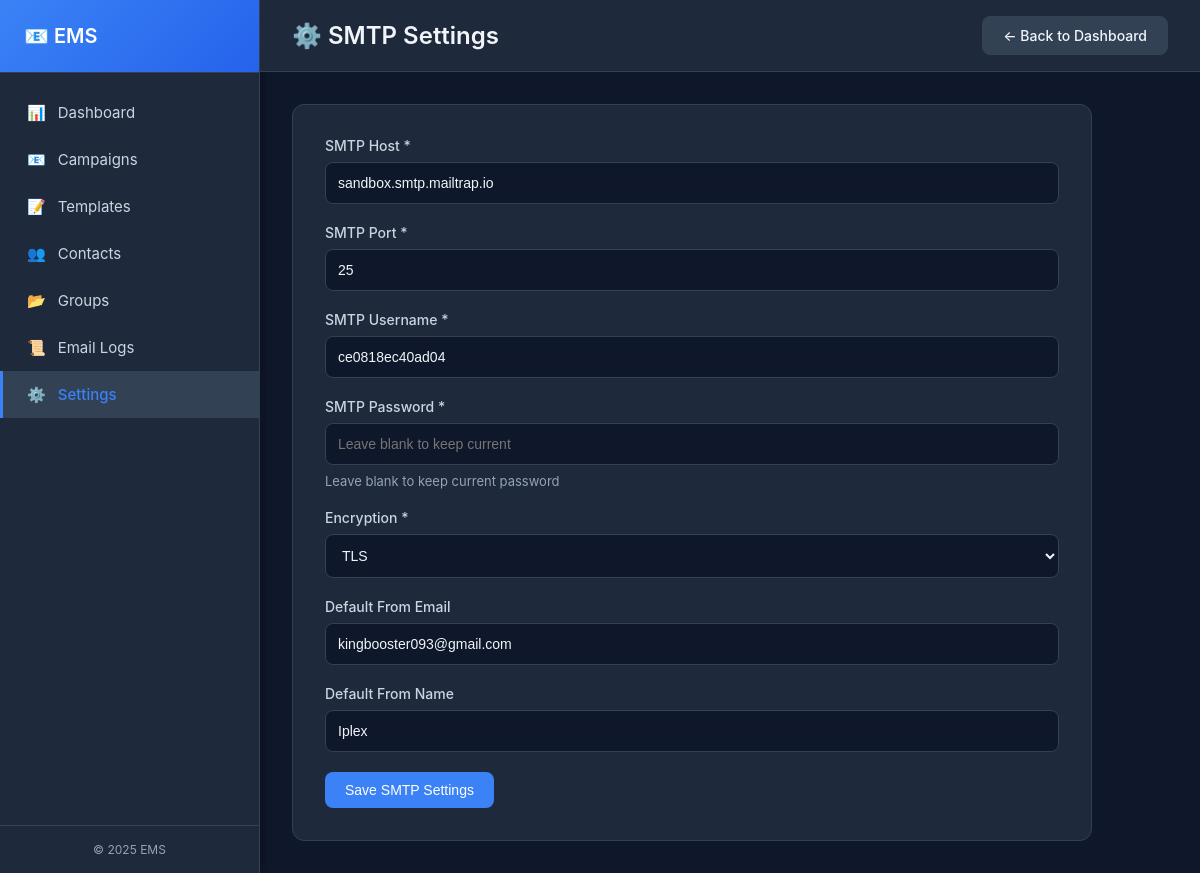
/smtp-settings.php (signed in), run on the app's committed database.
### tables this page shows
CREATE TABLE `Member_SMTP_Settings` (
  `smtp_id` int NOT NULL,
  `member_id` int NOT NULL,
  `smtp_host` varchar(255) NOT NULL,
  `smtp_port` int NOT NULL,
  `smtp_user` varchar(150) NOT NULL,
  `smtp_password` varchar(255) NOT NULL,
  `encryption` enum('SSL','TLS','None') DEFAULT 'TLS',
  `default_from_email` varchar(150) DEFAULT NULL,
  `default_from_name` varchar(100) DEFAULT NULL,
  `created_at` datetime DEFAULT CURRENT_TIMESTAMP,
  `updated_at` datetime DEFAULT CURRENT_TIMESTAMP ON UPDATE CURRENT_TIMESTAMP
);

### config/Database.php (called while the page is built, shortened)
<?php
class dataBase {
    public function __construct( $db_config = [] ) {
        $this->servername = $db_config[ 'host' ] ?? 'localhost';
        $this->username   = $db_config[ 'user' ] ?? 'root';
        $this->password   = $db_config[ 'password' ] ?? 'root';
        $this->db_name         = $db_config[ 'database' ] ?? 'email_marketing_system';
        $this->db = new mysqli( $this->servername, $this->username, $this->password, $this->db_name );
    }
}
?>

### classes/smtpSetting.php (called while the page is built, shortened)
<?php
class SMTPSetting extends BaseModel {
    protected $table = "Member_SMTP_Settings";
    public function getSMTPByMember($member_id) {
        $sql = "SELECT smtp_host, smtp_port, smtp_user, smtp_password, encryption, default_from_email, default_from_name
                FROM {$this->table} WHERE member_id = " . (int)$member_id . " LIMIT 1";
        $result = $this->db->query($sql);
        if ($result && $result->num_rows > 0) {
            $row = $result->fetch_assoc();
            return [
                'host' => $row['smtp_host'],
                'port' => $row['smtp_port'],
                'username' => $row['smtp_user'],
                'password' => $row['smtp_password'],
                'encryption' => strtolower($row['encryption']),
                'from_email' => $row['default_from_email'],
                'from_name' => $row['default_from_name']
            ];
        }
        return null;
    }
}
?>

### smtp-settings.php (the view, shortened to what this page needs)
<?php
require_once 'classes/smtpSetting.php';
require_once 'config/Database.php';
$member_id = $_SESSION['member_id'];
$db = new dataBase(['host' => 'localhost', 'user' => 'root', 'password' => 'root', 'database' => 'email_marketing_system']);
$smtpSetting = new SMTPSetting();
$smtpSetting->db = $db->db;
$existingSettings = $smtpSetting->getSMTPByMember($member_id);
$displaySettings = $existingSettings ? [
    'smtp_host' => $existingSettings['host'],
    'smtp_port' => $existingSettings['port'],
    'smtp_user' => $existingSettings['username'],
    'smtp_password' => '••••••••',
    'encryption' => strtoupper($existingSettings['encryption'] ?? 'TLS'),
    'default_from_email' => $existingSettings['from_email'],
    'default_from_name' => $existingSettings['from_name']
] : null;
?>
<!DOCTYPE html>
<html lang="en">
<head>
</head>
<body>
    <div class="sidebar">
        <div class="sidebar-header">
            <h2>📧 EMS</h2>
        </div>
        <nav class="sidebar-nav">
            <a href="member_dashboard.php" class="nav-item">
                <span>📊</span>
                <span>Dashboard</span>
            </a>
            <a href="campaign.php" class="nav-item">
                <span>📧</span>
                <span>Campaigns</span>
            </a>
            <a href="templates.php" class="nav-item">
                <span>📝</span>
                <span>Templates</span>
            </a>
            <a href="member_dashboard.php#contacts" class="nav-item">
                <span>👥</span>
                <span>Contacts</span>
            </a>
            <a href="member_dashboard.php#groups" class="nav-item">
                <span>📂</span>
                <span>Groups</span>
            </a>
            <a href="member_dashboard.php#email_logs" class="nav-item">
                <span>📜</span>
                <span>Email Logs</span>
            </a>
            <a href="member_dashboard.php#settings" class="nav-item active">
                <span>⚙️</span>
                <span>Settings</span>
            </a>
        </nav>
        <div class="sidebar-footer">
            &copy; 2025 EMS
        </div>
    </div>
    <div class="main-content">
        <div class="topbar">
            <h1>⚙️ SMTP Settings</h1>
            <a href="member_dashboard.php" class="btn btn-secondary">← Back to Dashboard</a>
        </div>
        <div class="content-area">
            <div class="form-container">
                <form method="POST">
                    <div class="form-group">
                        <label>SMTP Host *</label>
                        <input type="text" name="smtp_host" value="<?= htmlspecialchars($displaySettings['smtp_host'] ?? '') ?>" required placeholder="smtp.gmail.com">
                    </div>
                    <div class="form-group">
                        <label>SMTP Port *</label>
                        <input type="number" name="smtp_port" value="<?= htmlspecialchars($displaySettings['smtp_port'] ?? '587') ?>" required>
                    </div>
                    <div class="form-group">
                        <label>SMTP Username *</label>
                        <input type="text" name="smtp_user" value="<?= htmlspecialchars($displaySettings['smtp_user'] ?? '') ?>" required>
                    </div>
                    <div class="form-group">
                        <label>SMTP Password *</label>
                        <input type="password" name="smtp_password" value="" required placeholder="<?= $displaySettings ? 'Leave blank to keep current' : 'Enter password' ?>">
                        <?php if ($displaySettings): ?>
                            <small>Leave blank to keep current password</small>
                        <?php endif; ?>
                    </div>
                    <div class="form-group">
                        <label>Encryption *</label>
                        <select name="encryption" required>
                            <option value="TLS" <?= ($displaySettings['encryption'] ?? 'TLS') == 'TLS' ? 'selected' : '' ?>>TLS</option>
                        </select>
                    </div>
                    <div class="form-group">
                        <label>Default From Email</label>
                        <input type="email" name="default_from_email" value="<?= htmlspecialchars($displaySettings['default_from_email'] ?? '') ?>" placeholder="noreply@example.com">
                    </div>
                    <div class="form-group">
                        <label>Default From Name</label>
                        <input type="text" name="default_from_name" value="<?= htmlspecialchars($displaySettings['default_from_name'] ?? '') ?>" placeholder="Your Company Name">
                    </div>
                    <button type="submit" class="btn btn-primary">Save SMTP Settings</button>
                </form>
            </div>
        </div>
    </div>
</body>
</html>

### smtp-settings.php (style rules this page uses)
:root { --bg-primary: #0f172a; --bg-secondary: #1e293b; --bg-tertiary: #334155; --bg-hover: #475569; --text-primary: #f1f5f9; --text-secondary: #cbd5e1; --text-muted: #94a3b8; --accent: #3b82f6; --accent-hover: #2563eb; --success: #10b981; --danger: #ef4444; --border: #334155; --shadow: rgba(0, 0, 0, 0.3); }
* { box-sizing: border-box; margin: 0; padding: 0; }
body { font-family: 'Inter', 'Segoe UI', Roboto, sans-serif; background: var(--bg-primary); color: var(--text-primary); display: flex; height: 100vh; overflow: hidden; }
.sidebar { width: 260px; background: var(--bg-secondary); border-right: 1px solid var(--border); display: flex; flex-direction: column; box-shadow: 2px 0 10px var(--shadow); }
.sidebar-header { padding: 1.5rem; border-bottom: 1px solid var(--border); background: linear-gradient(135deg, var(--accent), var(--accent-hover)); }
.sidebar-header h2 { color: white; font-size: 1.25rem; font-weight: 600; }
.sidebar-nav { flex: 1; overflow-y: auto; padding: 1rem 0; }
.nav-item { display: block; padding: 0.875rem 1.5rem; color: var(--text-secondary); text-decoration: none; transition: all 0.2s; border-left: 3px solid transparent; display: flex; align-items: center; gap: 0.75rem; }
.nav-item.active { background: var(--bg-tertiary); color: var(--accent); border-left-color: var(--accent); font-weight: 500; }
.nav-item span { font-size: 0.9375rem; }
.sidebar-footer { padding: 1rem; text-align: center; font-size: 0.75rem; color: var(--text-muted); border-top: 1px solid var(--border); }
.main-content { flex: 1; display: flex; flex-direction: column; overflow: hidden; }
.topbar { background: var(--bg-secondary); border-bottom: 1px solid var(--border); padding: 1rem 2rem; display: flex; justify-content: space-between; align-items: center; }
.topbar h1 { font-size: 1.5rem; font-weight: 600; }
.content-area { flex: 1; overflow-y: auto; padding: 2rem; }
.btn { padding: 0.625rem 1.25rem; border-radius: 8px; border: none; font-size: 0.875rem; font-weight: 500; cursor: pointer; transition: all 0.2s; display: inline-flex; align-items: center; gap: 0.5rem; text-decoration: none; }
.btn-primary { background: var(--accent); color: white; }
.btn-secondary { background: var(--bg-tertiary); color: var(--text-primary); border: 1px solid var(--border); }
.form-container { background: var(--bg-secondary); border: 1px solid var(--border); border-radius: 12px; padding: 2rem; max-width: 800px; }
.form-group { margin-bottom: 1.25rem; }
.form-group label { display: block; margin-bottom: 0.5rem; font-size: 0.875rem; font-weight: 500; color: var(--text-secondary); }
.form-group input, .form-group select { width: 100%; padding: 0.75rem; background: var(--bg-primary); border: 1px solid var(--border); border-radius: 8px; color: var(--text-primary); font-size: 0.875rem; transition: all 0.2s; }
.form-group small { display: block; margin-top: 0.5rem; color: var(--text-muted); font-size: 0.8125rem; }

### data on the page
member_smtp_settings: smtp_host "sandbox.smtp.mailtrap.io", smtp_port "25", smtp_user "ce0818ec40ad04", encryption "TLS", default_from_email "kingbooster093@gmail.com", default_from_name "Iplex"
